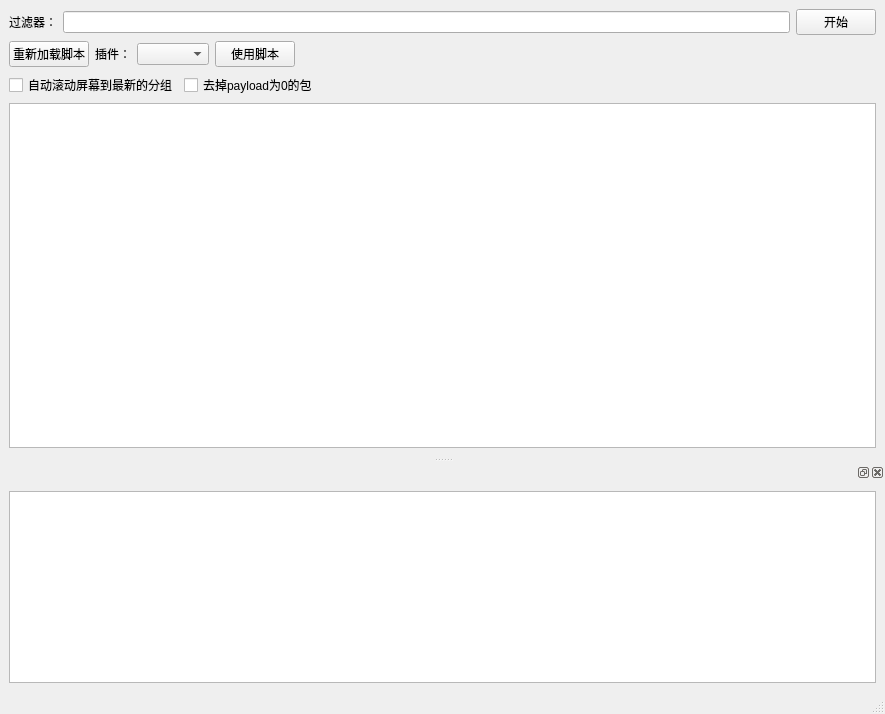
<?xml version="1.0" encoding="UTF-8"?>
<ui version="4.0">
 <class>MainWindow</class>
 <widget class="QMainWindow" name="MainWindow">
  <property name="geometry">
   <rect>
    <x>0</x>
    <y>0</y>
    <width>885</width>
    <height>714</height>
   </rect>
  </property>
  <property name="windowTitle">
   <string>MainWindow</string>
  </property>
  <widget class="QWidget" name="centralwidget">
   <layout class="QGridLayout" name="gridLayout">
    <item row="2" column="0">
     <layout class="QHBoxLayout" name="horizontalLayout_3">
      <item>
       <widget class="QCheckBox" name="checkBox_1">
        <property name="text">
         <string>自动滚动屏幕到最新的分组</string>
        </property>
       </widget>
      </item>
      <item>
       <widget class="QCheckBox" name="checkBox_2">
        <property name="enabled">
         <bool>true</bool>
        </property>
        <property name="font">
         <font>
          <strikeout>false</strikeout>
         </font>
        </property>
        <property name="tabletTracking">
         <bool>false</bool>
        </property>
        <property name="acceptDrops">
         <bool>false</bool>
        </property>
        <property name="text">
         <string>去掉payload为0的包</string>
        </property>
       </widget>
      </item>
      <item>
       <spacer name="horizontalSpacer_2">
        <property name="orientation">
         <enum>Qt::Horizontal</enum>
        </property>
        <property name="sizeHint" stdset="0">
         <size>
          <width>40</width>
          <height>20</height>
         </size>
        </property>
       </spacer>
      </item>
     </layout>
    </item>
    <item row="1" column="0">
     <layout class="QHBoxLayout" name="horizontalLayout">
      <item>
       <widget class="QPushButton" name="pushButton">
        <property name="text">
         <string>重新加载脚本</string>
        </property>
       </widget>
      </item>
      <item>
       <widget class="QLabel" name="label">
        <property name="text">
         <string>插件：</string>
        </property>
       </widget>
      </item>
      <item>
       <widget class="QComboBox" name="comboBox"/>
      </item>
      <item>
       <widget class="QPushButton" name="pushButton_2">
        <property name="text">
         <string>使用脚本</string>
        </property>
       </widget>
      </item>
      <item>
       <spacer name="horizontalSpacer">
        <property name="orientation">
         <enum>Qt::Horizontal</enum>
        </property>
        <property name="sizeHint" stdset="0">
         <size>
          <width>40</width>
          <height>20</height>
         </size>
        </property>
       </spacer>
      </item>
     </layout>
    </item>
    <item row="3" column="0">
     <widget class="QTableView" name="tableView"/>
    </item>
    <item row="0" column="0">
     <layout class="QHBoxLayout" name="horizontalLayout_2">
      <item>
       <widget class="QLabel" name="label_filter">
        <property name="text">
         <string>过滤器：</string>
        </property>
       </widget>
      </item>
      <item>
       <widget class="QLineEdit" name="lineEdit_filter"/>
      </item>
      <item>
       <widget class="QPushButton" name="Button_start">
        <property name="font">
         <font>
          <stylestrategy>PreferDefault</stylestrategy>
         </font>
        </property>
        <property name="tabletTracking">
         <bool>false</bool>
        </property>
        <property name="inputMethodHints">
         <set>Qt::ImhNone</set>
        </property>
        <property name="text">
         <string>开始</string>
        </property>
       </widget>
      </item>
     </layout>
    </item>
   </layout>
  </widget>
  <widget class="QMenuBar" name="menubar">
   <property name="geometry">
    <rect>
     <x>0</x>
     <y>0</y>
     <width>885</width>
     <height>26</height>
    </rect>
   </property>
  </widget>
  <widget class="QStatusBar" name="statusbar"/>
  <widget class="QDockWidget" name="dockWidget">
   <attribute name="dockWidgetArea">
    <number>8</number>
   </attribute>
   <widget class="QWidget" name="dockWidgetContents">
    <layout class="QGridLayout" name="gridLayout_2">
     <item row="0" column="0">
      <widget class="QTextBrowser" name="textBrowser"/>
     </item>
    </layout>
   </widget>
  </widget>
 </widget>
 <resources/>
 <connections/>
</ui>
